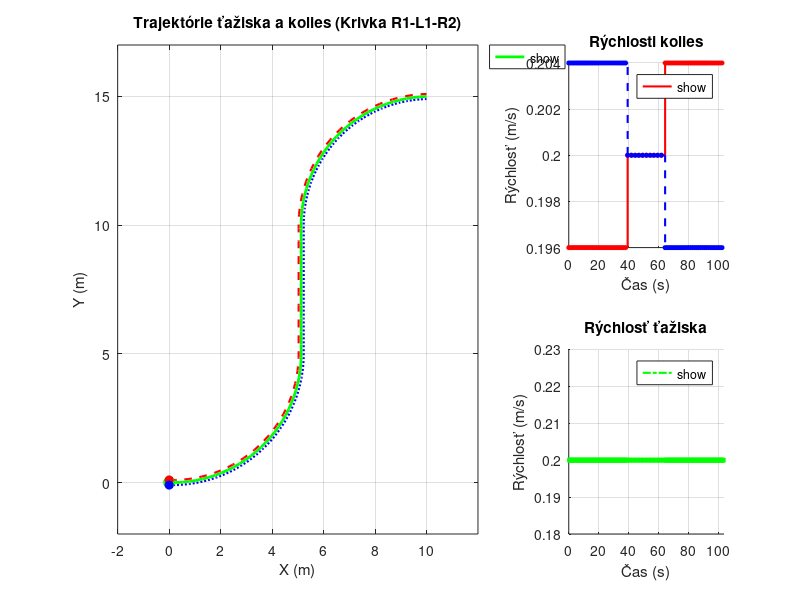

The MATLAB script that drew this image: (Note: this script raises an error after producing the figure.)
clear; clc; close all;

% =========================================================================
% ÚLOHA 3: Vykreslenie trajektórie krivka podľa Obr. 2
% =========================================================================
disp('--- Úloha 3: Krivka R1-L1-R2 ---');

% --- Parametre robota ---
L = 0.2; % Rozchod kolies [m]

% --- Používateľský vstup ---
R1_vstup = input('Zadajte polomer prvého oblúka R1 [m]: ');
if isempty(R1_vstup) || ~isnumeric(R1_vstup) || R1_vstup <= 0
    R1_vstup = 1.0;
    disp(['Neplatný vstup pre R1, použije sa predvolená hodnota: ', num2str(R1_vstup), ' m']);
end

L1_vstup = input('Zadajte dĺžku rovného úseku L1 [m]: ');
if isempty(L1_vstup) || ~isnumeric(L1_vstup) || L1_vstup < 0 % L1 môže byť 0
    L1_vstup = 1.0;
    disp(['Neplatný vstup pre L1, použije sa predvolená hodnota: ', num2str(L1_vstup), ' m']);
end

R2_vstup = input('Zadajte polomer druhého oblúka R2 [m]: ');
if isempty(R2_vstup) || ~isnumeric(R2_vstup) || R2_vstup <= 0
    R2_vstup = 1.0;
    disp(['Neplatný vstup pre R2, použije sa predvolená hodnota: ', num2str(R2_vstup), ' m']);
end

% --- Konštanty pre pohyb v Úlohe 3 ---
v_tangencial = 0.2;         % Tangenciálna rýchlosť ťažiska [m/s]
uhol_obluka = pi/2;         % Uhol každého oblúka (90 stupňov)
num_segments_per_arc = 30;  % Počet segmentov pre každý oblúk
num_segments_straight = 10; % Počet segmentov pre rovný úsek (ak L1 > 0)

% --- Generovanie časov a rýchlostí ---
t_current_task3 = 0;
t_input_task3 = [0]; % Začíname v čase 0
RLKI_task3 = [];
RPKI_task3 = [];

% 1. Oblúk 1 (polomer R1, doľava)
if R1_vstup > 0
    omega_T_arc1 = v_tangencial / R1_vstup; % Kladná pre otočenie doľava
    vR_arc1 = v_tangencial + (omega_T_arc1 * L / 2);
    vL_arc1 = v_tangencial - (omega_T_arc1 * L / 2);
    duration_arc1_total = (R1_vstup * uhol_obluka) / v_tangencial;
    dt_arc1_segment = duration_arc1_total / num_segments_per_arc;

    for seg = 1:num_segments_per_arc
        RLKI_task3 = [RLKI_task3, vL_arc1];
        RPKI_task3 = [RPKI_task3, vR_arc1];
        t_current_task3 = t_current_task3 + dt_arc1_segment;
        t_input_task3 = [t_input_task3, t_current_task3];
    end
end

% 2. Rovný úsek (dĺžka L1)
if L1_vstup > 0
    vL_straight = v_tangencial;
    vR_straight = v_tangencial;
    duration_straight_total = L1_vstup / v_tangencial;
    dt_straight_segment = duration_straight_total / num_segments_straight;

    for seg = 1:num_segments_straight
        RLKI_task3 = [RLKI_task3, vL_straight];
        RPKI_task3 = [RPKI_task3, vR_straight];
        t_current_task3 = t_current_task3 + dt_straight_segment;
        t_input_task3 = [t_input_task3, t_current_task3];
    end
end

% 3. Oblúk 2 (polomer R2, doprava)
if R2_vstup > 0
    omega_T_arc2 = -v_tangencial / R2_vstup; % Záporná pre otočenie doprava
    vR_arc2 = v_tangencial + (omega_T_arc2 * L / 2);
    vL_arc2 = v_tangencial - (omega_T_arc2 * L / 2);
    duration_arc2_total = (R2_vstup * uhol_obluka) / v_tangencial; % Dĺžka oblúka je kladná
    dt_arc2_segment = duration_arc2_total / num_segments_per_arc;

    for seg = 1:num_segments_per_arc
        RLKI_task3 = [RLKI_task3, vL_arc2];
        RPKI_task3 = [RPKI_task3, vR_arc2];
        t_current_task3 = t_current_task3 + dt_arc2_segment;
        t_input_task3 = [t_input_task3, t_current_task3];
    end
end

% --- Inicializácia pre simuláciu Úlohy 3 ---
Pocet_intervalov_task3 = length(RLKI_task3);
Pocet_v_Poli_task3 = length(t_input_task3);

Hist_x_task3 = zeros(1, Pocet_v_Poli_task3);
Hist_y_task3 = zeros(1, Pocet_v_Poli_task3);
Hist_fi_task3 = zeros(1, Pocet_v_Poli_task3);

x_L_hist_task3 = zeros(1, Pocet_v_Poli_task3);
y_L_hist_task3 = zeros(1, Pocet_v_Poli_task3);
x_R_hist_task3 = zeros(1, Pocet_v_Poli_task3);
y_R_hist_task3 = zeros(1, Pocet_v_Poli_task3);

v_T_hist_task3 = zeros(1, Pocet_intervalov_task3);

Hist_x_task3(1) = 0;
Hist_y_task3(1) = 0;
Hist_fi_task3(1) = 0; % Začíname orientovaní pozdĺž osi X

x_L_hist_task3(1) = Hist_x_task3(1) - (L/2) * sin(Hist_fi_task3(1));
y_L_hist_task3(1) = Hist_y_task3(1) + (L/2) * cos(Hist_fi_task3(1));
x_R_hist_task3(1) = Hist_x_task3(1) + (L/2) * sin(Hist_fi_task3(1));
y_R_hist_task3(1) = Hist_y_task3(1) - (L/2) * cos(Hist_fi_task3(1));

% --- Simulácia pohybu pre Úlohu 3 ---
if Pocet_intervalov_task3 > 0
    for k = 1:Pocet_intervalov_task3
        dt_task3 = t_input_task3(k+1) - t_input_task3(k);
        v_L_task3 = RLKI_task3(k);
        v_R_task3 = RPKI_task3(k);

        v_T_val_task3 = (v_R_task3 + v_L_task3) / 2;
        omega_val_task3 = (v_R_task3 - v_L_task3) / L;
        v_T_hist_task3(k) = v_T_val_task3;

        x_prev_task3 = Hist_x_task3(k);
        y_prev_task3 = Hist_y_task3(k);
        phi_prev_task3 = Hist_fi_task3(k);

        Hist_x_task3(k+1) = x_prev_task3 + v_T_val_task3 * cos(phi_prev_task3) * dt_task3;
        Hist_y_task3(k+1) = y_prev_task3 + v_T_val_task3 * sin(phi_prev_task3) * dt_task3;
        Hist_fi_task3(k+1) = phi_prev_task3 + omega_val_task3 * dt_task3;
        Hist_fi_task3(k+1) = mod(Hist_fi_task3(k+1) + pi, 2*pi) - pi;

        phi_current_task3 = Hist_fi_task3(k+1);
        x_T_current_task3 = Hist_x_task3(k+1);
        y_T_current_task3 = Hist_y_task3(k+1);

        x_L_hist_task3(k+1) = x_T_current_task3 - (L/2) * sin(phi_current_task3);
        y_L_hist_task3(k+1) = y_T_current_task3 + (L/2) * cos(phi_current_task3);
        x_R_hist_task3(k+1) = x_T_current_task3 + (L/2) * sin(phi_current_task3);
        y_R_hist_task3(k+1) = y_T_current_task3 - (L/2) * cos(phi_current_task3);
    end
end

% --- Vykreslenie všetkých grafov pre Úlohu 3 v jednom okne ---
figure('Name', 'Úloha 3: Kompletný prehľad (Krivka R1-L1-R2)');

% Prvý podgraf (ľavý, väčší): Trajektórie
subplot(2,3,[1 2 4 5]);
if Pocet_v_Poli_task3 > 0
    plot(Hist_x_task3, Hist_y_task3, 'g-', 'LineWidth', 2, 'DisplayName', 'Ťažisko (P)');
    hold on;
    plot(x_L_hist_task3, y_L_hist_task3, 'r--', 'LineWidth', 1.5, 'DisplayName', 'Ľavé koleso');
    plot(x_R_hist_task3, y_R_hist_task3, 'b:', 'LineWidth', 1.5, 'DisplayName', 'Pravé koleso');
    plot(Hist_x_task3(1), Hist_y_task3(1), 'go', 'MarkerFaceColor', 'g', 'MarkerSize', 8, 'HandleVisibility','off');
    plot(x_L_hist_task3(1), y_L_hist_task3(1), 'ro', 'MarkerFaceColor', 'r', 'MarkerSize', 6, 'HandleVisibility','off');
    plot(x_R_hist_task3(1), y_R_hist_task3(1), 'bo', 'MarkerFaceColor', 'b', 'MarkerSize', 6, 'HandleVisibility','off');
    hold off;
else
    disp('Žiadne dáta na vykreslenie trajektórií pre Úlohu 3.');
end
title('Trajektórie ťažiska a kolies (Krivka R1-L1-R2)');
xlabel('X (m)');
ylabel('Y (m)');
legend('show', 'Location', 'bestoutside');
axis equal; % Dôležité pre správne zobrazenie kruhových oblúkov
grid on;
% Automatické nastavenie limitov pre trajektóriu môže byť lepšie,
% alebo môžete pridať padding:
if Pocet_v_Poli_task3 > 0
    padding = max(R1_vstup, R2_vstup) * 0.2 + L1_vstup * 0.1 + 0.5; % Príklad paddingu
    xlim([min(Hist_x_task3)-padding, max(Hist_x_task3)+padding]);
    ylim([min(Hist_y_task3)-padding, max(Hist_y_task3)+padding]);
end


% Druhý podgraf (horný pravý, menší): Rýchlosti kolies
subplot(2,3,3);
hold on;
if Pocet_intervalov_task3 > 0
    stairs(t_input_task3, [RLKI_task3, RLKI_task3(end)],'r-', 'LineWidth', 1.5, 'DisplayName', 'Rýchlosť ľavého kolesa');
    plot(t_input_task3(1:Pocet_intervalov_task3), RLKI_task3, 'ro', 'MarkerSize', 3, 'MarkerFaceColor', 'r', 'HandleVisibility','off');

    stairs(t_input_task3, [RPKI_task3, RPKI_task3(end)],'b--', 'LineWidth', 1.5, 'DisplayName', 'Rýchlosť pravého kolesa');
    plot(t_input_task3(1:Pocet_intervalov_task3), RPKI_task3, 'bo', 'MarkerSize', 3, 'MarkerFaceColor', 'b', 'HandleVisibility','off');
else
    disp('Žiadne dáta na vykreslenie rýchlostí kolies pre Úlohu 3.');
end
title('Rýchlosti kolies');
xlabel('Čas (s)');
ylabel('Rýchlosť (m/s)');
grid on;
if ~isempty(t_input_task3) && Pocet_intervalov_task3 > 0
    xlim([t_input_task3(1) t_input_task3(end)]);
end
legend('show', 'Location', 'best');
hold off;

% Tretí podgraf (dolný pravý, menší): Rýchlosť ťažiska
subplot(2,3,6);
hold on;
if Pocet_intervalov_task3 > 0
    stairs([t_input_task3(1:Pocet_intervalov_task3), t_input_task3(end)], [v_T_hist_task3, v_T_hist_task3(end)], ...
           'g-.', 'LineWidth', 1.5, 'DisplayName', 'Rýchlosť ťažiska');
    plot(t_input_task3(1:Pocet_intervalov_task3) + diff(t_input_task3)/2, v_T_hist_task3, 'gs', 'MarkerSize', 3, 'MarkerFaceColor', 'g', 'HandleVisibility','off');
else
    disp('Žiadne dáta na vykreslenie rýchlosti ťažiska pre Úlohu 3.');
end
title('Rýchlosť ťažiska');
xlabel('Čas (s)');
ylabel('Rýchlosť (m/s)');
grid on;
if ~isempty(t_input_task3) && Pocet_intervalov_task3 > 0
    xlim([t_input_task3(1) t_input_task3(end)]);
end
legend('show', 'Location', 'best');
hold off;

sgtitle('Kompletný prehľad pre Úlohu 3: Krivka R1-L1-R2');

disp('Úloha 3 dokončená.');
